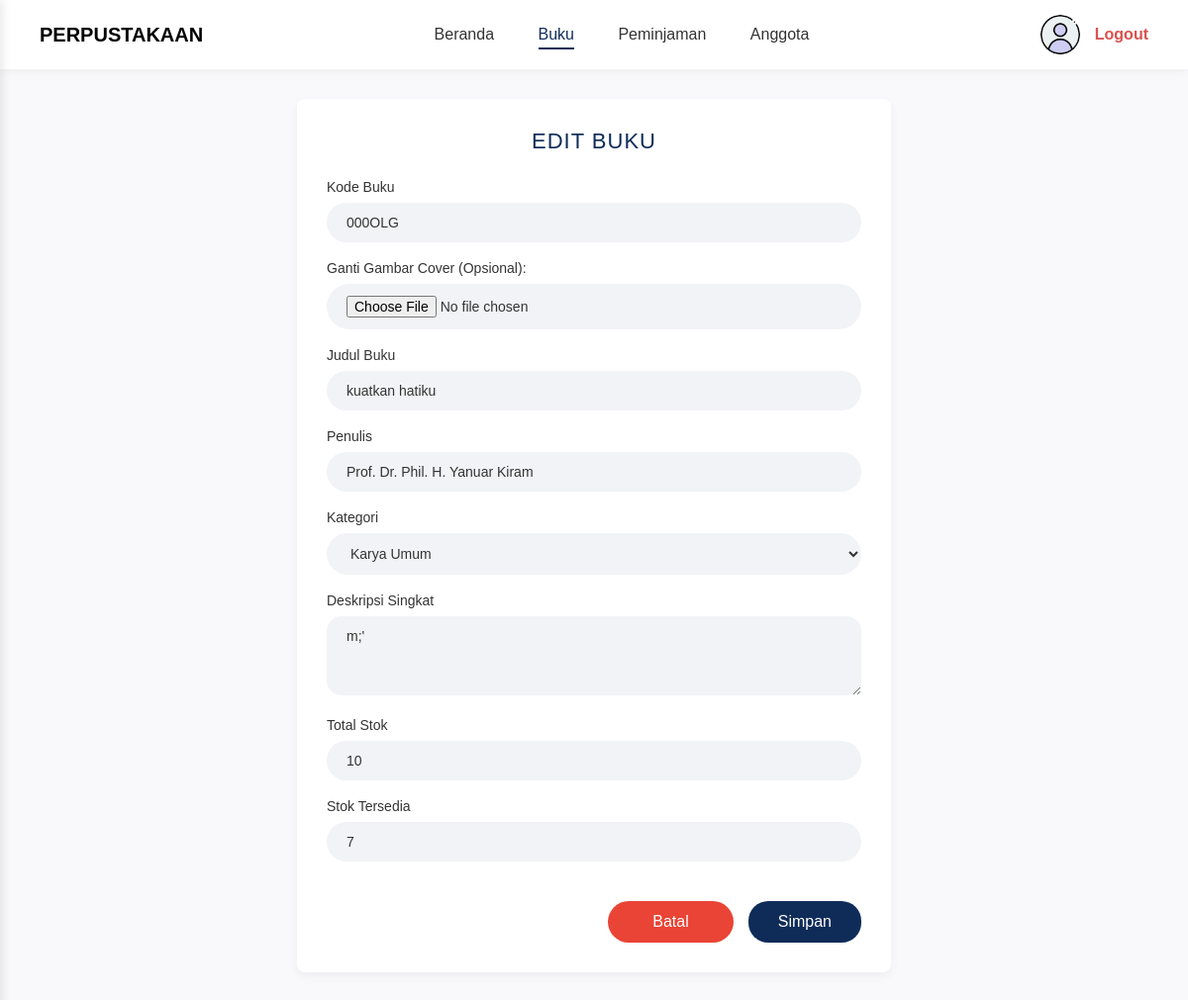
The app's page /admin/buku_edit.php?id=6 (signed in) with its own data.
### tables this page shows
CREATE TABLE `books` (
  `id_buku` int(11) NOT NULL,
  `kode` varchar(255) NOT NULL,
  `gambar` varchar(255) NOT NULL,
  `judul` varchar(255) NOT NULL,
  `penulis` varchar(255) NOT NULL,
  `kategori` varchar(255) NOT NULL,
  `deskripsi` varchar(255) NOT NULL,
  `stok_total` int(11) NOT NULL,
  `stok_tersedia` int(11) NOT NULL
);

### admin/buku_edit.php (the view, shortened to what this page needs)
<?php
require '../config/db.php';
$id = (int)$_GET['id'];
$query_buku = mysqli_query($conn, "SELECT * FROM books WHERE id_buku = $id");
$buku = mysqli_fetch_assoc($query_buku);
include '../includes/header.php';
?>
<div class="form-container">
    <h2 class="form-title">EDIT BUKU</h2>
    <form action="" method="POST" enctype="multipart/form-data">
        <div class="form-group">
            <label for="kode">Kode Buku</label>
            <input type="text" id="kode" name="kode" class="form-control" value="<?= htmlspecialchars($buku['kode']); ?>" required>
        </div>
        <div class="form-group">
            <label for="gambar">Ganti Gambar Cover (Opsional):</label>
            <input type="file" id="gambar" name="gambar" class="form-control" accept="image/*">
        </div>
        <div class="form-group">
            <label for="judul">Judul Buku</label>
            <input type="text" id="judul" name="judul" class="form-control" value="<?= htmlspecialchars($buku['judul']); ?>" required>
        </div>
        <div class="form-group">
            <label for="penulis">Penulis</label>
            <input type="text" id="penulis" name="penulis" class="form-control" value="<?= htmlspecialchars($buku['penulis']); ?>" required>
        </div>
        <div class="form-group">
            <label for="kategori">Kategori</label>
            <select id="kategori" name="kategori" class="form-control" required>
                <option value="Karya Umum" <?= $buku['kategori'] == 'Karya Umum' ? 'selected' : ''; ?>>Karya Umum</option>
            </select>
        </div>
        <div class="form-group">
            <label for="deskripsi">Deskripsi Singkat</label>
            <textarea id="deskripsi" name="deskripsi" class="form-control" rows="3"><?= htmlspecialchars($buku['deskripsi']); ?></textarea>
        </div>
        <div class="form-group">
            <label for="stok_total">Total Stok</label>
            <input type="number" id="stok_total" name="stok_total" class="form-control" value="<?= $buku['stok_total']; ?>" min="1" required>
        </div>
        <div class="form-group">
            <label for="stok_tersedia">Stok Tersedia</label>
            <input type="number" id="stok_tersedia" name="stok_tersedia" class="form-control" value="<?= $buku['stok_tersedia']; ?>" min="0" required>
        </div>
        <div class="form-actions">
            <a href="buku.php" class="btn-secondary">Batal</a>
            <button type="submit" name="simpan" class="btn-primary">Simpan</button>
        </div>
    </form>
</div>
<?php include '../includes/footer.php'; ?>

### assets/css/style.css (style rules this page uses)
* { box-sizing: border-box; font-family: 'Poppins', Tahoma, Geneva, Verdana, sans-serif; }
body { display: flex; justify-content: center; align-items: center; min-height: 100vh; margin: 0; background-color: #ffffff; }
h2 { font-weight: 400; color: #a0a0a0; font-size: 18px; margin-top: 0; margin-bottom: 30px; }
.btn-primary { padding: 12px 45px; background-color: #0f2c59; color: #ffffff; border: none; border-radius: 30px; font-size: 16px; cursor: pointer; margin-top: 15px; transition: 0.3s; }
body.bg-light { display: block; min-height: auto; }
.bg-light { background-color: #f9f9fb; }
.form-container { max-width: 600px; margin: 0 auto 10px auto; background-color: #ffffff; padding: 30px; border-radius: 8px; box-shadow: 0 4px 10px rgba(0,0,0,0.05); }
.form-title { text-align: center; color: #0f2c59; margin-top: 0; margin-bottom: 25px; font-size: 22px; text-transform: uppercase; letter-spacing: 1px; }
.form-group { margin-bottom: 18px; }
.form-group label { display: block; margin-bottom: 8px; color: #333; font-weight: 500; font-size: 14px; }
.form-control { width: 100%; padding: 12px 20px; border: none; border-radius: 25px; background-color: #f2f3f7; font-size: 14px; color: #333; outline: none; }
textarea.form-control { border-radius: 15px; resize: vertical; min-height: 80px; }
.form-actions { display: flex; justify-content: flex-end; gap: 15px; margin-top: 25px; }
.btn-secondary { padding: 12px 45px; background-color: #e94435; color: white; border: none; border-radius: 30px; font-size: 16px; cursor: pointer; margin-top: 15px; transition: 0.3s; text-decoration: none; display: inline-block; }
.form-actions .btn-primary { padding: 10px 30px; border-radius: 20px; }

### records on screen
books: kode "000OLG", judul "kuatkan hatiku", penulis "Prof. Dr. Phil. H. Yanuar Kiram", kategori "Karya Umum", deskripsi "m;'", stok_total "10", stok_tersedia "7"
